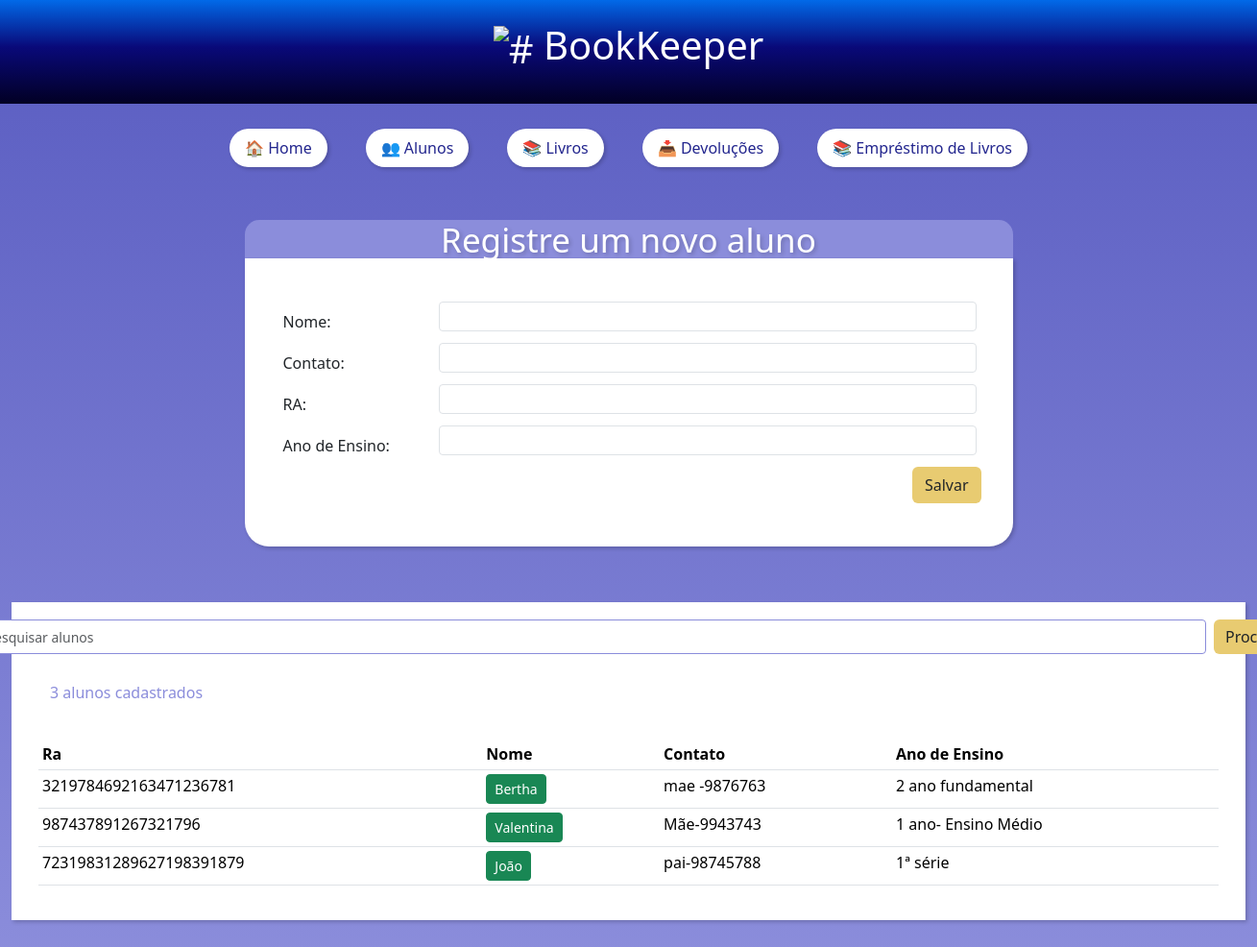
The page /readers/ on the database its author committed.
### biblioteca_app/models.py (models this page shows, shortened)
class Reader(models.Model):
    reference_id = models.CharField(max_length=200, verbose_name="RA Aluno")
    reader_name = models.CharField(max_length=200, verbose_name="Nome do Aluno")
    reader_contact = models.CharField(max_length=200, verbose_name="Contato do Aluno")
    grade_year = models.CharField(max_length=200, verbose_name="Ano de Ensino")
    active = models.BooleanField(default=True)
    class Meta:
        verbose_name = "Leitor"
        verbose_name_plural = "Leitores"

### biblioteca_app/views.py (the view)
# urls.py: path('readers/', readers, name='readers'),
def readers(request):
    readers_list = Reader.objects.all()
    return render(request, "readers.html", context={"current_tab": "readers", "readers": readers_list})

### biblioteca_app/templates/readers.html (shortened to what this page needs)
<!DOCTYPE html>
<head>
</head>
{% extends "index.html" %}
{% load static %}
{% block main_content %}
<div class="container-fluid d-flex flex-column align-items-center" style="height: 100vh;">
    <h4>Registre um novo aluno</h4>
        <div id="register_css">
            <form action="/readers/add/" method="POST" class="d-flex">
                <table>
                    <tr>
                        <td style="text-align: left; vertical-align: middle; padding-left: 40px;">Nome:</td>
                        <td id="bisonhada"><input style="width: 560px; margin-bottom: 10px;" type="text" class="form-control form-control-sm" name="reader_name"></td>
                    </tr>
                    <tr>
                        <td style="text-align: left; vertical-align: middle; padding-left: 40px;">Contato:</td>
                        <td id="bisonhada"><input style="width: 560px; margin-bottom: 10px;" type="text" class="form-control form-control-sm" name="reader_contact"></td>
                    </tr>
                    <tr>
                        <td style="text-align: left; vertical-align: middle; padding-left: 40px;">RA:</td>
                        <td id="bisonhada"><input style="width: 560px; margin-bottom: 10px;" type="text" class="form-control form-control-sm" name="reader_ref_id"></td>
                    </tr>
                    <tr>
                        <td style="text-align: left; vertical-align: middle; padding-left: 40px;">Ano de Ensino:</td>
                        <td id="bisonhada"><input style="width: 560px; margin-bottom: 10px;" type="text" class="form-control form-control-sm" name="grade_year"></td>
                    </tr>
                    <tr>
                        <td><br></td>
                       <td><button id="btn_css" class="btn" type="submit">Salvar</button></td>
                    </tr>
                </table>
            </form>
        </div>
        <div id="search_css">
            <div class="row">
                <nav class="navbar bg-body-light">
                    <div class="container-fluid justify-content-center align-items-center">
                        <form id="search-form" class="d-flex" role="search">
                            <input id="search-input" class="form-control form-control-sm me-2 col-md-10" style="width: 1300px; border-style: solid; border-color: #8B8DDB;" type="search" placeholder="🔍 Pesquisar alunos" aria-label="Search">
                            <button id="btnsearch_css" class="btn" type="submit">Procurar</button>
                        </form>
                    </div>
                </nav>
            </div>
            <div class="row" style="margin-top: 20px;">
                <p style="color: #8B8DDB">{{ readers|length }} alunos cadastrados</p>
            </div>
            <div class="row" style="margin-top: 20px;">
                <table class="table table-hover table-sm">
                    <thead>
                        <tr>
                            <th>Ra</th>
                            <th>Nome</th>
                            <th>Contato</th>
                            <th>Ano de Ensino</th>
                        </tr>
                    </thead>
                    <tbody id="readerTableBody">
                        {% for reader in readers %}
                        <tr>
                            <td>{{ reader.reference_id }}</td>
                            <td>
                                {% if reader.active %}
                                    <span class="btn btn-success btn-sm">{{ reader.reader_name }}</span>
                                {% else %}
                                    <span class="btn btn-secondary btn-sm">{{ reader.reader_name }}</span>
                                {% endif %}
                            </td>
                            <td>{{ reader.reader_contact }}</td>
                            <td>{{ reader.grade_year }}</td>
                        </tr>
                        {% endfor %}
                    </tbody>
                </table>
            </div>
        </div>
</div>
{% endblock %}

### biblioteca_app/templates/readers.html (style rules this page uses)
body { background: rgb(89,92,193); background: linear-gradient(180deg, rgba(89,92,193,1) 0%, rgba(139,141,219,1) 100%); }
h4 { font-size: 35px; border: none; margin-top: 30px; padding: 0 40px; color: #fff; text-shadow: 2px 2px 4px rgba(0, 0, 0, 0.2); background-color: #8B8DDB; border-radius: 15px; border-bottom-left-radius: 0px; border-bottom-right-radius: 0px; width: 800px; text-align: center; margin-bottom: -15px; }
#bisonhada { padding-left: 50px; }
#btn_css { background-color: #E8CB71; margin-left: 89%; }
#btnsearch_css { background-color: #E8CB71; border: none; }
#register_css { background-color: #ffffff; border-radius: 25px; border-top-left-radius: 0px; border-top-right-radius: 0px; margin: 1% 4px 4px; margin-bottom: 50px; display: flex; position: relative; align-items: center; box-shadow: 2px 2px 4px rgba(0, 0, 0, 0.2); height: 300px; width: 800px; }
#search_css { background-color: #ffffff; align-items: center; box-shadow: 2px 2px 4px rgba(0, 0, 0, 0.2); padding: 20px 40px; margin: 0.5em 10px; width: 100%; box-sizing:border-box; }

### biblioteca_app/templates/index.html (style rules this page uses)
.navbar { margin-top: -10px; }

### rows shown on the page
Reader: reference_id "3219784692163471236781", reader_name "Bertha", reader_contact "mae -9876763", grade_year "2 ano fundamental"
Reader: reference_id "987437891267321796", reader_name "Valentina", reader_contact "Mãe-9943743", grade_year "1 ano- Ensino Médio"
Reader: reference_id "72319831289627198391879", reader_name "João", reader_contact "pai-98745788", grade_year "1ª série"

### other values the page prints
{{ readers|length }} "3"
